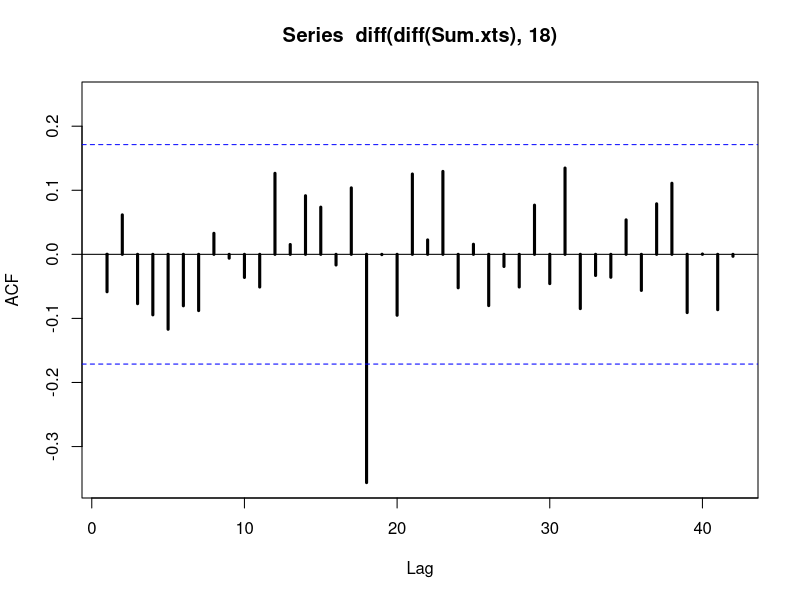
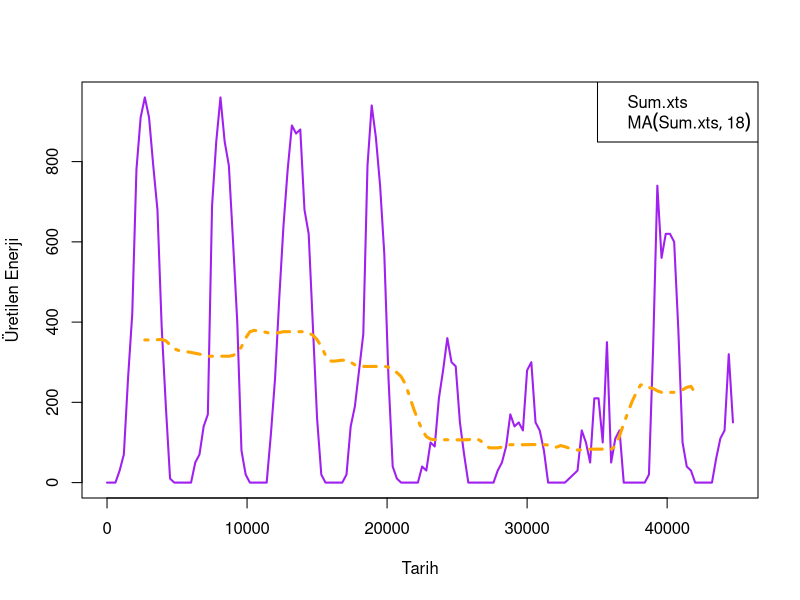
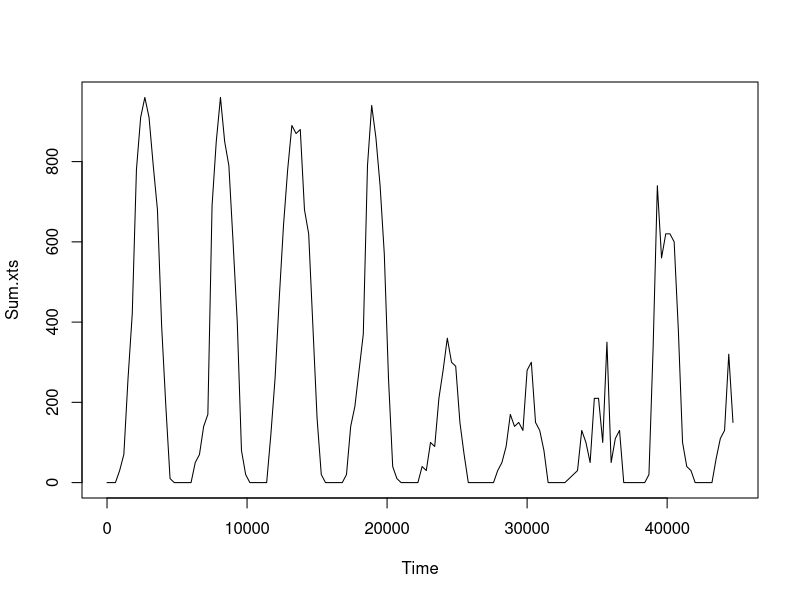

Recreate these plots in R, in order.
library(tidyverse)
library(readxl)
library(zoo)
library(xts)
library(forecast )
enData <- read_xlsx('./ikitelli-gune-enerjisi-santrali-elektrik-uretim-miktarlar.xlsx')
View(enData)

data.xts <- xts(enData$`Üretim (kWh)`, as.POSIXct(enData$Tarih)-1)
Sum.xts <- period.apply(data.xts, INDEX = endpoints(data.xts, "hours", 1), FUN = sum)
Sum.xts <- Sum.xts[1:150,]

# hourly.apply(data.xts, sum)
View(Sum.xts)
typeof(enData$Tarih)

Acf(diff(diff(Sum.xts), 18), lag.max = 42, lwd =3)
nrow(Sum.xts)

ma18 <- ma(Sum.xts, order = 18, centre = T)

ts.plot(window(Sum.xts), xlab = "Tarih", ylab = "Üretilen Enerji", lty = 1, col="purple", lwd=2)
par(new=T)
lines(ma18, lty=10, col="orange", lwd=3)


legend("topright", c(expression(paste(Sum.xts)), expression(paste(MA(Sum.xts, 18)))))
ts.plot(Sum.xts)
